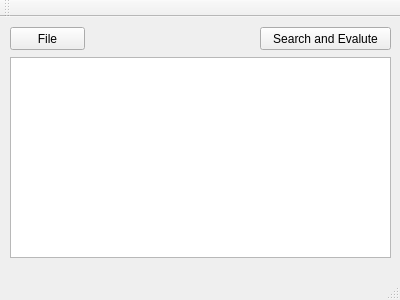
<?xml version="1.0" encoding="UTF-8"?>
<ui version="4.0">
 <class>MainWindow</class>
 <widget class="QMainWindow" name="MainWindow">
  <property name="geometry">
   <rect>
    <x>0</x>
    <y>0</y>
    <width>400</width>
    <height>300</height>
   </rect>
  </property>
  <property name="windowTitle">
   <string>MainWindow</string>
  </property>
  <widget class="QWidget" name="centralWidget">
   <widget class="QPushButton" name="fileButton">
    <property name="geometry">
     <rect>
      <x>10</x>
      <y>10</y>
      <width>75</width>
      <height>23</height>
     </rect>
    </property>
    <property name="text">
     <string>File</string>
    </property>
   </widget>
   <widget class="QTextEdit" name="displayBox">
    <property name="geometry">
     <rect>
      <x>10</x>
      <y>40</y>
      <width>381</width>
      <height>201</height>
     </rect>
    </property>
   </widget>
   <widget class="QPushButton" name="regExButton">
    <property name="geometry">
     <rect>
      <x>260</x>
      <y>10</y>
      <width>131</width>
      <height>23</height>
     </rect>
    </property>
    <property name="text">
     <string>Search and Evalute</string>
    </property>
   </widget>
  </widget>
  <widget class="QMenuBar" name="menuBar">
   <property name="geometry">
    <rect>
     <x>0</x>
     <y>0</y>
     <width>400</width>
     <height>21</height>
    </rect>
   </property>
  </widget>
  <widget class="QToolBar" name="mainToolBar">
   <attribute name="toolBarArea">
    <enum>TopToolBarArea</enum>
   </attribute>
   <attribute name="toolBarBreak">
    <bool>false</bool>
   </attribute>
  </widget>
  <widget class="QStatusBar" name="statusBar"/>
 </widget>
 <layoutdefault spacing="6" margin="11"/>
 <resources/>
 <connections/>
</ui>
